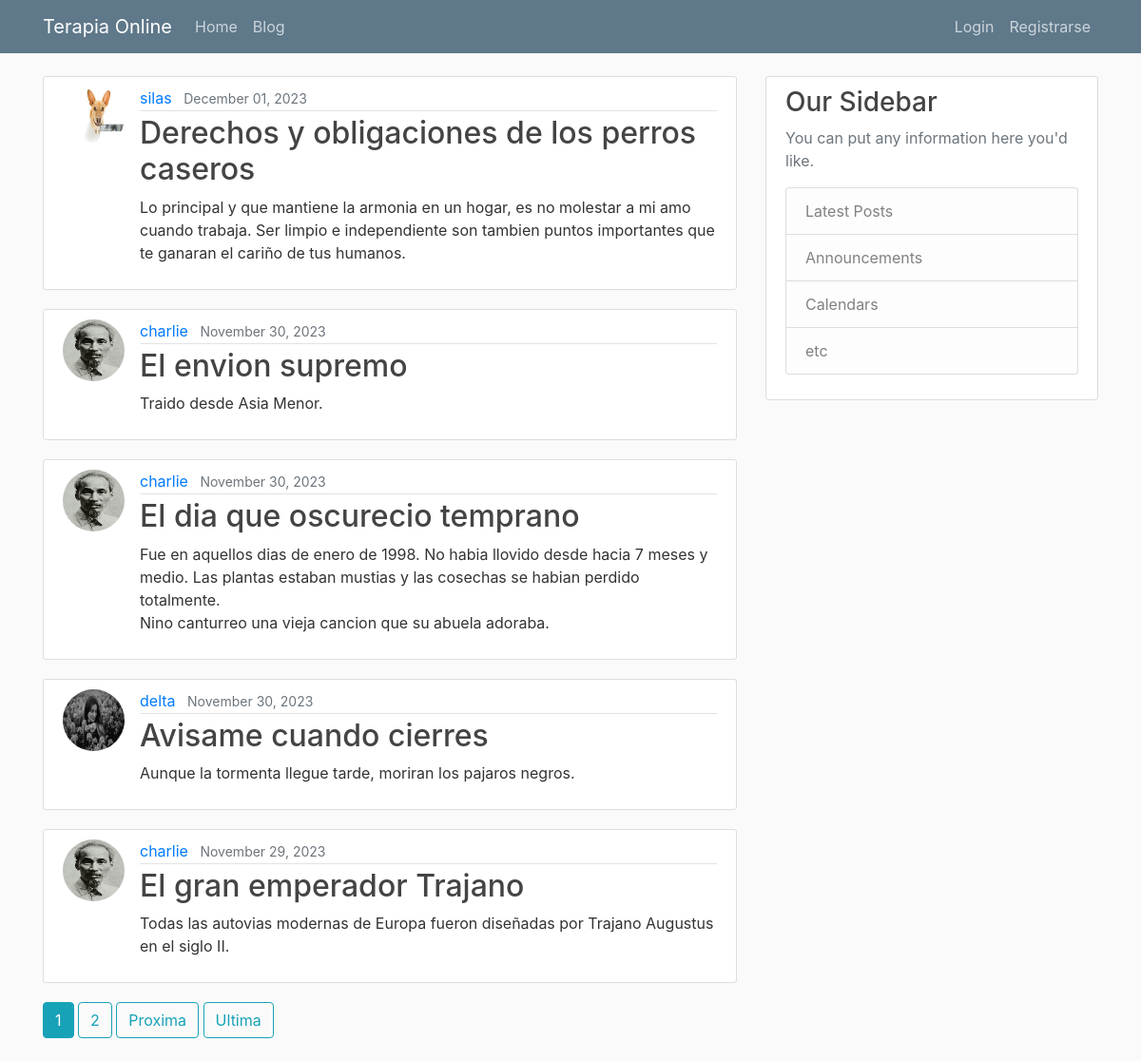
Before: /blog/ with the older database file.
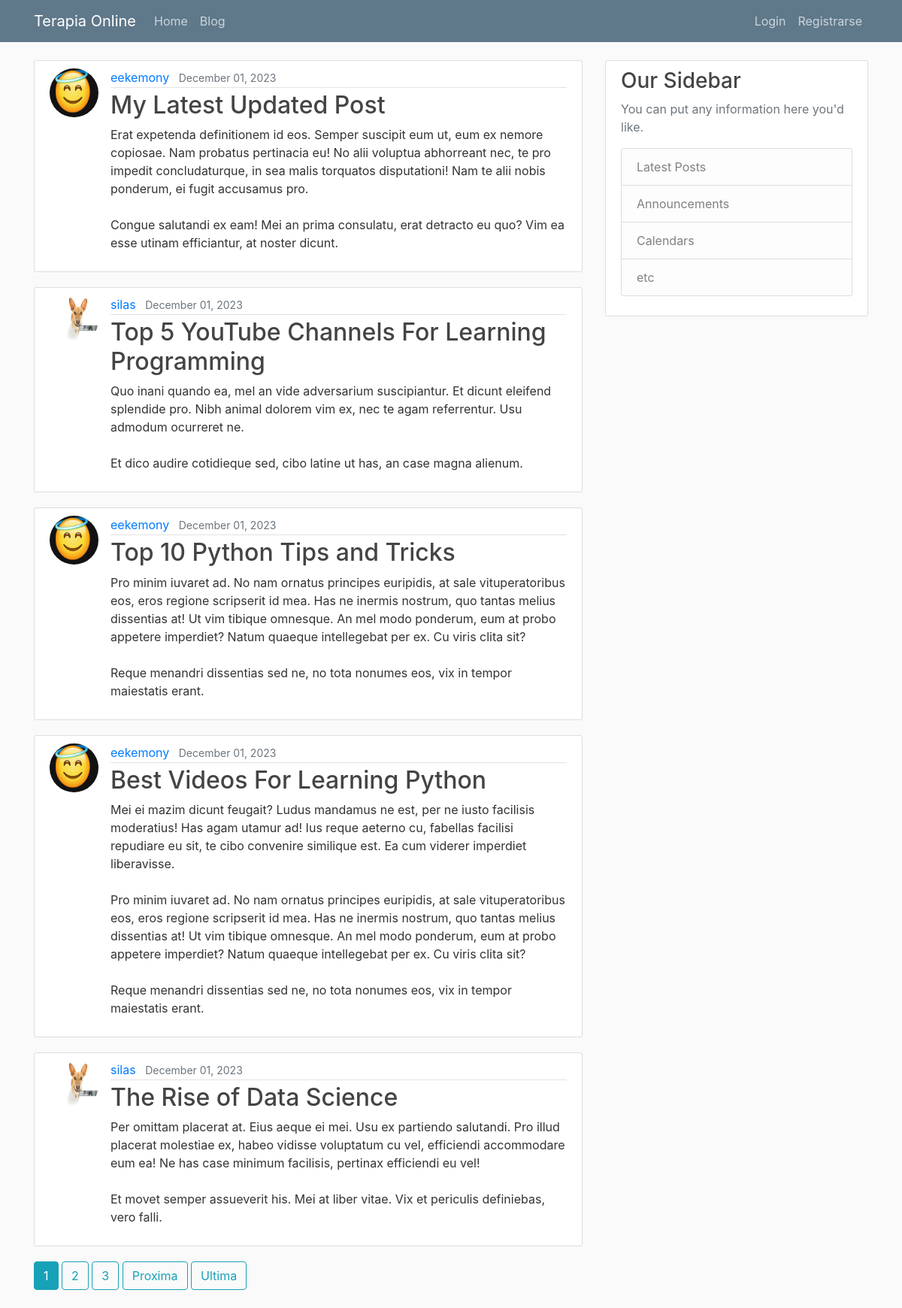
After: the same page with the newer database file.
### blog/models.py (models this page shows, shortened)
class Post(models.Model):
    title = models.CharField(max_length=100)
    content = models.TextField()
    date_posted = models.DateTimeField(default=timezone.now)
    author = models.ForeignKey(User, on_delete=models.CASCADE)
    def get_absolute_url(self):
        return reverse('blog:post-detalle', kwargs={"pk": self.pk})
    """
    In Django, the get_absolute_url method is used to get the canonical URL for an object. It tells Django how to calculate the URL for an object. In your Post model, the get_absolute_url method is using the reverse function to return the URL for the detail view of the post.

    The reverse function in Django is used to generate URLs by reversing the URL patterns defined in your urls.py. It takes a URL pattern name as its first argument and any arguments for the URL pattern as keyword arguments. In your case, reverse('post-detail', kwargs={'pk': self.pk}) is generating a URL for the post-detail view, passing the posts primary key (self.pk) as an argument.

    On the other hand, redirect is a function that returns an HttpResponseRedirect to the appropriate URL for the arguments passed. It can take a model, view name, or URL as its argument, and it will use get_absolute_url if a model is passed.

    So, the main difference between redirect and reverse is that redirect actually sends a redirect response to the user, while reverse simply calculates a URL. You would use reverse when you want to calculate a URL to use elsewhere in your code, and redirect when you want to send the user to a different page in response to an action (like creating a new post).
    """

### users/models.py (models this page shows, shortened)
class Profile(models.Model):
    user = models.OneToOneField(User, on_delete=models.CASCADE) #Delete profile when user is deleted.
    image = models.ImageField(default='default.jpg', upload_to='profile_pics')

### blog/views.py (the view)
# urls.py: path('', PostListView.as_view(), name='post-list'),
class PostListView(ListView):
    model = Post
    ordering = ['-date_posted'] # Orden negativo date_posted. Del ultimo al primer posteo. Como en los mails.
    paginate_by = 5

### blog/templates/blog/post_list.html (shortened to what this page needs)
{% extends "main/base.html" %}
{% block contenido %}
    {% for object in object_list %}
        <article class="media content-section">
            <img class="rounded-circle article-img" src="{{ object.author.profile.image.url }}">
            <div class="media-body">
                {% include "blog/article_metadata.html" %}
                <h2><a class="article-title" href="{% url 'blog:post-detalle' object.id %}">{{ object.title }}</a></h2>
                <p class="article-content">{{ object.content }}</p>
            </div>
        </article>
    {% endfor %}
    {% if is_paginated %}
        {% include "pagination_controls.html" %}
    {% endif %}
{% endblock contenido %}

### blog/templates/blog/article_metadata.html (shortened to what this page needs)
    <div class="article-metadata">
        <a class="mr-2" href="{% url 'blog:user-posts' object.author.username %}">{{ object.author }}</a>
        <small class="text-muted">{{ object.date_posted|date:"F d, Y" }}</small>
    </div>

Changed rows visible on the page:
no longer on this page (row unchanged): Post: author.profile.image (picture), author "silas", date_posted "December 01, 2023", title "Derechos y obligaciones de los perros caseros", content "Lo principal y que mantiene la armonia en un hogar, es no molestar a mi amo cuando trabaja. Ser limpio e independiente son tambien puntos importantes que te ganaran el cariño de tus humanos."
no longer on this page (row unchanged): Post: author.profile.image (picture), author "charlie", date_posted "November 30, 2023", title "El envion supremo", content "Traido desde Asia Menor."
no longer on this page (row unchanged): Post: author.profile.image (picture), author "charlie", date_posted "November 30, 2023", title "El dia que oscurecio temprano", content "Fue en aquellos dias de enero de 1998. No habia llovido desde hacia 7 meses y medio. Las plantas estaban mustias y las cosechas se habian perdido totalmente. Nino canturreo una vieja cancion que su abuela adoraba."
no longer on this page (row unchanged): Post: author.profile.image (picture), author "delta", date_posted "November 30, 2023", title "Avisame cuando cierres", content "Aunque la tormenta llegue tarde, moriran los pajaros negros."
no longer on this page (row unchanged): Post: author.profile.image (picture), author "charlie", date_posted "November 29, 2023", title "El gran emperador Trajano", content "Todas las autovias modernas de Europa fueron diseñadas por Trajano Augustus en el siglo II."
added Post: author.profile.image (placeholder picture), author "eekemony", date_posted "December 01, 2023", title "My Latest Updated Post", content "Erat expetenda definitionem id eos. Semper suscipit eum ut, eum ex nemore copiosae. Nam probatus pertinacia eu! No alii voluptua abhorreant nec, te pro impedit concludaturque, in sea malis torquatos disputationi! Nam te alii nobis ponderum, ei fugit accusamus pro. Congue salutandi ex eam! Mei an prima consulatu, erat detracto eu quo? Vim ea esse utinam efficiantur, at noster dicunt."
added Post: author.profile.image (picture), author "silas", date_posted "December 01, 2023", title "Top 5 YouTube Channels For Learning Programming", content "Quo inani quando ea, mel an vide adversarium suscipiantur. Et dicunt eleifend splendide pro. Nibh animal dolorem vim ex, nec te agam referrentur. Usu admodum ocurreret ne. Et dico audire cotidieque sed, cibo latine ut has, an case magna alienum."
added Post: author.profile.image (placeholder picture), author "eekemony", date_posted "December 01, 2023", title "Top 10 Python Tips and Tricks", content "Pro minim iuvaret ad. No nam ornatus principes euripidis, at sale vituperatoribus eos, eros regione scripserit id mea. Has ne inermis nostrum, quo tantas melius dissentias at! Ut vim tibique omnesque. An mel modo ponderum, eum at probo appetere imperdiet? Natum quaeque intellegebat per ex. Cu viris clita sit? Reque menandri dissentias sed ne, no tota nonumes eos, vix in tempor maiestatis erant."
added Post: author.profile.image (placeholder picture), author "eekemony", date_posted "December 01, 2023", title "Best Videos For Learning Python", content "Mei ei mazim dicunt feugait? Ludus mandamus ne est, per ne iusto facilisis moderatius! Has agam utamur ad! Ius reque aeterno cu, fabellas facilisi repudiare eu sit, te cibo convenire similique est. Ea cum viderer imperdiet liberavisse. Pro minim iuvaret ad. No nam ornatus principes euripidis, at sale vituperatoribus eos, eros regione scripserit id mea. Has ne inermis nostrum, quo tantas melius dissentias at! Ut vim tibique omnesque. An mel modo ponderum, eum at probo appetere imperdiet? Natum quaeque intellegebat per ex. Cu viris clita sit? Reque menandri dissentias sed ne, no tota nonumes eos, vix in tempor maiestatis erant."
added Post: author.profile.image (picture), author "silas", date_posted "December 01, 2023", title "The Rise of Data Science", content "Per omittam placerat at. Eius aeque ei mei. Usu ex partiendo salutandi. Pro illud placerat molestiae ex, habeo vidisse voluptatum cu vel, efficiendi accommodare eum ea! Ne has case minimum facilisis, pertinax efficiendi eu vel! Et movet semper assueverit his. Mei at liber vitae. Vix et periculis definiebas, vero falli."
Other visible differences:
new list line: "3"
